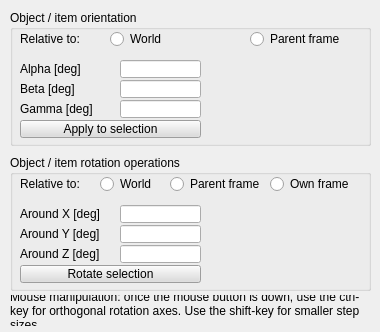
<?xml version="1.0" encoding="UTF-8"?>
<ui version="4.0">
 <class>CQDlgRotations</class>
 <widget class="QDialog" name="CQDlgRotations">
  <property name="geometry">
   <rect>
    <x>0</x>
    <y>0</y>
    <width>380</width>
    <height>332</height>
   </rect>
  </property>
  <property name="windowTitle">
   <string>Coordinates/Transformations</string>
  </property>
  <property name="locale">
   <locale language="English" country="UnitedStates"/>
  </property>
  <widget class="QGroupBox" name="groupBox">
   <property name="geometry">
    <rect>
     <x>10</x>
     <y>10</y>
     <width>361</width>
     <height>136</height>
    </rect>
   </property>
   <property name="title">
    <string>Object / item orientation</string>
   </property>
   <property name="flat">
    <bool>false</bool>
   </property>
   <widget class="QLabel" name="label">
    <property name="geometry">
     <rect>
      <x>10</x>
      <y>20</y>
      <width>91</width>
      <height>18</height>
     </rect>
    </property>
    <property name="text">
     <string>Relative to:</string>
    </property>
   </widget>
   <widget class="QRadioButton" name="qqCoordWorld">
    <property name="geometry">
     <rect>
      <x>100</x>
      <y>20</y>
      <width>131</width>
      <height>18</height>
     </rect>
    </property>
    <property name="focusPolicy">
     <enum>Qt::StrongFocus</enum>
    </property>
    <property name="text">
     <string>World</string>
    </property>
    <property name="autoExclusive">
     <bool>false</bool>
    </property>
   </widget>
   <widget class="QRadioButton" name="qqCoordParent">
    <property name="geometry">
     <rect>
      <x>240</x>
      <y>20</y>
      <width>101</width>
      <height>18</height>
     </rect>
    </property>
    <property name="focusPolicy">
     <enum>Qt::StrongFocus</enum>
    </property>
    <property name="text">
     <string>Parent frame</string>
    </property>
    <property name="autoExclusive">
     <bool>false</bool>
    </property>
   </widget>
   <widget class="QLabel" name="label_2">
    <property name="geometry">
     <rect>
      <x>10</x>
      <y>50</y>
      <width>101</width>
      <height>18</height>
     </rect>
    </property>
    <property name="text">
     <string>Alpha [deg]</string>
    </property>
   </widget>
   <widget class="QLabel" name="label_3">
    <property name="geometry">
     <rect>
      <x>10</x>
      <y>70</y>
      <width>101</width>
      <height>18</height>
     </rect>
    </property>
    <property name="text">
     <string>Beta [deg]</string>
    </property>
   </widget>
   <widget class="QLabel" name="label_4">
    <property name="geometry">
     <rect>
      <x>10</x>
      <y>90</y>
      <width>101</width>
      <height>18</height>
     </rect>
    </property>
    <property name="text">
     <string>Gamma [deg]</string>
    </property>
   </widget>
   <widget class="QLineEdit" name="qqCoordAlpha">
    <property name="geometry">
     <rect>
      <x>110</x>
      <y>50</y>
      <width>81</width>
      <height>18</height>
     </rect>
    </property>
   </widget>
   <widget class="QLineEdit" name="qqCoordBeta">
    <property name="geometry">
     <rect>
      <x>110</x>
      <y>70</y>
      <width>81</width>
      <height>18</height>
     </rect>
    </property>
   </widget>
   <widget class="QLineEdit" name="qqCoordGamma">
    <property name="geometry">
     <rect>
      <x>110</x>
      <y>90</y>
      <width>81</width>
      <height>18</height>
     </rect>
    </property>
   </widget>
   <widget class="QToolButton" name="qqCoordApplyOr">
    <property name="geometry">
     <rect>
      <x>10</x>
      <y>110</y>
      <width>181</width>
      <height>18</height>
     </rect>
    </property>
    <property name="palette">
     <palette>
      <active>
       <colorrole role="WindowText">
        <brush brushstyle="SolidPattern">
         <color alpha="255">
          <red>0</red>
          <green>0</green>
          <blue>0</blue>
         </color>
        </brush>
       </colorrole>
       <colorrole role="Button">
        <brush brushstyle="SolidPattern">
         <color alpha="255">
          <red>220</red>
          <green>220</green>
          <blue>220</blue>
         </color>
        </brush>
       </colorrole>
       <colorrole role="Light">
        <brush brushstyle="SolidPattern">
         <color alpha="255">
          <red>255</red>
          <green>255</green>
          <blue>255</blue>
         </color>
        </brush>
       </colorrole>
       <colorrole role="Midlight">
        <brush brushstyle="SolidPattern">
         <color alpha="255">
          <red>237</red>
          <green>237</green>
          <blue>237</blue>
         </color>
        </brush>
       </colorrole>
       <colorrole role="Dark">
        <brush brushstyle="SolidPattern">
         <color alpha="255">
          <red>110</red>
          <green>110</green>
          <blue>110</blue>
         </color>
        </brush>
       </colorrole>
       <colorrole role="Mid">
        <brush brushstyle="SolidPattern">
         <color alpha="255">
          <red>147</red>
          <green>147</green>
          <blue>147</blue>
         </color>
        </brush>
       </colorrole>
       <colorrole role="Text">
        <brush brushstyle="SolidPattern">
         <color alpha="255">
          <red>0</red>
          <green>0</green>
          <blue>0</blue>
         </color>
        </brush>
       </colorrole>
       <colorrole role="BrightText">
        <brush brushstyle="SolidPattern">
         <color alpha="255">
          <red>255</red>
          <green>255</green>
          <blue>255</blue>
         </color>
        </brush>
       </colorrole>
       <colorrole role="ButtonText">
        <brush brushstyle="SolidPattern">
         <color alpha="255">
          <red>0</red>
          <green>0</green>
          <blue>0</blue>
         </color>
        </brush>
       </colorrole>
       <colorrole role="Base">
        <brush brushstyle="SolidPattern">
         <color alpha="255">
          <red>255</red>
          <green>255</green>
          <blue>255</blue>
         </color>
        </brush>
       </colorrole>
       <colorrole role="Window">
        <brush brushstyle="SolidPattern">
         <color alpha="255">
          <red>220</red>
          <green>220</green>
          <blue>220</blue>
         </color>
        </brush>
       </colorrole>
       <colorrole role="Shadow">
        <brush brushstyle="SolidPattern">
         <color alpha="255">
          <red>0</red>
          <green>0</green>
          <blue>0</blue>
         </color>
        </brush>
       </colorrole>
       <colorrole role="AlternateBase">
        <brush brushstyle="SolidPattern">
         <color alpha="255">
          <red>237</red>
          <green>237</green>
          <blue>237</blue>
         </color>
        </brush>
       </colorrole>
       <colorrole role="ToolTipBase">
        <brush brushstyle="SolidPattern">
         <color alpha="255">
          <red>255</red>
          <green>255</green>
          <blue>220</blue>
         </color>
        </brush>
       </colorrole>
       <colorrole role="ToolTipText">
        <brush brushstyle="SolidPattern">
         <color alpha="255">
          <red>0</red>
          <green>0</green>
          <blue>0</blue>
         </color>
        </brush>
       </colorrole>
      </active>
      <inactive>
       <colorrole role="WindowText">
        <brush brushstyle="SolidPattern">
         <color alpha="255">
          <red>0</red>
          <green>0</green>
          <blue>0</blue>
         </color>
        </brush>
       </colorrole>
       <colorrole role="Button">
        <brush brushstyle="SolidPattern">
         <color alpha="255">
          <red>220</red>
          <green>220</green>
          <blue>220</blue>
         </color>
        </brush>
       </colorrole>
       <colorrole role="Light">
        <brush brushstyle="SolidPattern">
         <color alpha="255">
          <red>255</red>
          <green>255</green>
          <blue>255</blue>
         </color>
        </brush>
       </colorrole>
       <colorrole role="Midlight">
        <brush brushstyle="SolidPattern">
         <color alpha="255">
          <red>237</red>
          <green>237</green>
          <blue>237</blue>
         </color>
        </brush>
       </colorrole>
       <colorrole role="Dark">
        <brush brushstyle="SolidPattern">
         <color alpha="255">
          <red>110</red>
          <green>110</green>
          <blue>110</blue>
         </color>
        </brush>
       </colorrole>
       <colorrole role="Mid">
        <brush brushstyle="SolidPattern">
         <color alpha="255">
          <red>147</red>
          <green>147</green>
          <blue>147</blue>
         </color>
        </brush>
       </colorrole>
       <colorrole role="Text">
        <brush brushstyle="SolidPattern">
         <color alpha="255">
          <red>0</red>
          <green>0</green>
          <blue>0</blue>
         </color>
        </brush>
       </colorrole>
       <colorrole role="BrightText">
        <brush brushstyle="SolidPattern">
         <color alpha="255">
          <red>255</red>
          <green>255</green>
          <blue>255</blue>
         </color>
        </brush>
       </colorrole>
       <colorrole role="ButtonText">
        <brush brushstyle="SolidPattern">
         <color alpha="255">
          <red>0</red>
          <green>0</green>
          <blue>0</blue>
         </color>
        </brush>
       </colorrole>
       <colorrole role="Base">
        <brush brushstyle="SolidPattern">
         <color alpha="255">
          <red>255</red>
          <green>255</green>
          <blue>255</blue>
         </color>
        </brush>
       </colorrole>
       <colorrole role="Window">
        <brush brushstyle="SolidPattern">
         <color alpha="255">
          <red>220</red>
          <green>220</green>
          <blue>220</blue>
         </color>
        </brush>
       </colorrole>
       <colorrole role="Shadow">
        <brush brushstyle="SolidPattern">
         <color alpha="255">
          <red>0</red>
          <green>0</green>
          <blue>0</blue>
         </color>
        </brush>
       </colorrole>
       <colorrole role="AlternateBase">
        <brush brushstyle="SolidPattern">
         <color alpha="255">
          <red>237</red>
          <green>237</green>
          <blue>237</blue>
         </color>
        </brush>
       </colorrole>
       <colorrole role="ToolTipBase">
        <brush brushstyle="SolidPattern">
         <color alpha="255">
          <red>255</red>
          <green>255</green>
          <blue>220</blue>
         </color>
        </brush>
       </colorrole>
       <colorrole role="ToolTipText">
        <brush brushstyle="SolidPattern">
         <color alpha="255">
          <red>0</red>
          <green>0</green>
          <blue>0</blue>
         </color>
        </brush>
       </colorrole>
      </inactive>
      <disabled>
       <colorrole role="WindowText">
        <brush brushstyle="SolidPattern">
         <color alpha="255">
          <red>110</red>
          <green>110</green>
          <blue>110</blue>
         </color>
        </brush>
       </colorrole>
       <colorrole role="Button">
        <brush brushstyle="SolidPattern">
         <color alpha="255">
          <red>220</red>
          <green>220</green>
          <blue>220</blue>
         </color>
        </brush>
       </colorrole>
       <colorrole role="Light">
        <brush brushstyle="SolidPattern">
         <color alpha="255">
          <red>255</red>
          <green>255</green>
          <blue>255</blue>
         </color>
        </brush>
       </colorrole>
       <colorrole role="Midlight">
        <brush brushstyle="SolidPattern">
         <color alpha="255">
          <red>237</red>
          <green>237</green>
          <blue>237</blue>
         </color>
        </brush>
       </colorrole>
       <colorrole role="Dark">
        <brush brushstyle="SolidPattern">
         <color alpha="255">
          <red>110</red>
          <green>110</green>
          <blue>110</blue>
         </color>
        </brush>
       </colorrole>
       <colorrole role="Mid">
        <brush brushstyle="SolidPattern">
         <color alpha="255">
          <red>147</red>
          <green>147</green>
          <blue>147</blue>
         </color>
        </brush>
       </colorrole>
       <colorrole role="Text">
        <brush brushstyle="SolidPattern">
         <color alpha="255">
          <red>110</red>
          <green>110</green>
          <blue>110</blue>
         </color>
        </brush>
       </colorrole>
       <colorrole role="BrightText">
        <brush brushstyle="SolidPattern">
         <color alpha="255">
          <red>255</red>
          <green>255</green>
          <blue>255</blue>
         </color>
        </brush>
       </colorrole>
       <colorrole role="ButtonText">
        <brush brushstyle="SolidPattern">
         <color alpha="255">
          <red>110</red>
          <green>110</green>
          <blue>110</blue>
         </color>
        </brush>
       </colorrole>
       <colorrole role="Base">
        <brush brushstyle="SolidPattern">
         <color alpha="255">
          <red>220</red>
          <green>220</green>
          <blue>220</blue>
         </color>
        </brush>
       </colorrole>
       <colorrole role="Window">
        <brush brushstyle="SolidPattern">
         <color alpha="255">
          <red>220</red>
          <green>220</green>
          <blue>220</blue>
         </color>
        </brush>
       </colorrole>
       <colorrole role="Shadow">
        <brush brushstyle="SolidPattern">
         <color alpha="255">
          <red>0</red>
          <green>0</green>
          <blue>0</blue>
         </color>
        </brush>
       </colorrole>
       <colorrole role="AlternateBase">
        <brush brushstyle="SolidPattern">
         <color alpha="255">
          <red>220</red>
          <green>220</green>
          <blue>220</blue>
         </color>
        </brush>
       </colorrole>
       <colorrole role="ToolTipBase">
        <brush brushstyle="SolidPattern">
         <color alpha="255">
          <red>255</red>
          <green>255</green>
          <blue>220</blue>
         </color>
        </brush>
       </colorrole>
       <colorrole role="ToolTipText">
        <brush brushstyle="SolidPattern">
         <color alpha="255">
          <red>0</red>
          <green>0</green>
          <blue>0</blue>
         </color>
        </brush>
       </colorrole>
      </disabled>
     </palette>
    </property>
    <property name="focusPolicy">
     <enum>Qt::StrongFocus</enum>
    </property>
    <property name="text">
     <string>Apply to selection</string>
    </property>
   </widget>
  </widget>
  <widget class="QGroupBox" name="groupBox_2">
   <property name="geometry">
    <rect>
     <x>10</x>
     <y>155</y>
     <width>361</width>
     <height>136</height>
    </rect>
   </property>
   <property name="title">
    <string>Object / item rotation operations</string>
   </property>
   <property name="flat">
    <bool>false</bool>
   </property>
   <widget class="QLabel" name="label_8">
    <property name="geometry">
     <rect>
      <x>10</x>
      <y>20</y>
      <width>81</width>
      <height>18</height>
     </rect>
    </property>
    <property name="text">
     <string>Relative to:</string>
    </property>
   </widget>
   <widget class="QRadioButton" name="qqTransfWorld">
    <property name="geometry">
     <rect>
      <x>90</x>
      <y>20</y>
      <width>71</width>
      <height>18</height>
     </rect>
    </property>
    <property name="focusPolicy">
     <enum>Qt::StrongFocus</enum>
    </property>
    <property name="text">
     <string>World</string>
    </property>
    <property name="autoExclusive">
     <bool>false</bool>
    </property>
   </widget>
   <widget class="QRadioButton" name="qqTransfParent">
    <property name="geometry">
     <rect>
      <x>160</x>
      <y>20</y>
      <width>101</width>
      <height>18</height>
     </rect>
    </property>
    <property name="focusPolicy">
     <enum>Qt::StrongFocus</enum>
    </property>
    <property name="text">
     <string>Parent frame</string>
    </property>
    <property name="autoExclusive">
     <bool>false</bool>
    </property>
   </widget>
   <widget class="QLabel" name="label_9">
    <property name="geometry">
     <rect>
      <x>10</x>
      <y>50</y>
      <width>101</width>
      <height>18</height>
     </rect>
    </property>
    <property name="text">
     <string>Around X [deg]</string>
    </property>
   </widget>
   <widget class="QLabel" name="label_10">
    <property name="geometry">
     <rect>
      <x>10</x>
      <y>70</y>
      <width>101</width>
      <height>18</height>
     </rect>
    </property>
    <property name="text">
     <string>Around Y [deg]</string>
    </property>
   </widget>
   <widget class="QLabel" name="label_11">
    <property name="geometry">
     <rect>
      <x>10</x>
      <y>90</y>
      <width>101</width>
      <height>18</height>
     </rect>
    </property>
    <property name="text">
     <string>Around Z [deg]</string>
    </property>
   </widget>
   <widget class="QLineEdit" name="qqTransfAlpha">
    <property name="geometry">
     <rect>
      <x>110</x>
      <y>50</y>
      <width>81</width>
      <height>18</height>
     </rect>
    </property>
   </widget>
   <widget class="QLineEdit" name="qqTransfBeta">
    <property name="geometry">
     <rect>
      <x>110</x>
      <y>70</y>
      <width>81</width>
      <height>18</height>
     </rect>
    </property>
   </widget>
   <widget class="QLineEdit" name="qqTransfGamma">
    <property name="geometry">
     <rect>
      <x>110</x>
      <y>90</y>
      <width>81</width>
      <height>18</height>
     </rect>
    </property>
   </widget>
   <widget class="QToolButton" name="qqTransfApplyOr">
    <property name="geometry">
     <rect>
      <x>10</x>
      <y>110</y>
      <width>181</width>
      <height>18</height>
     </rect>
    </property>
    <property name="palette">
     <palette>
      <active>
       <colorrole role="WindowText">
        <brush brushstyle="SolidPattern">
         <color alpha="255">
          <red>0</red>
          <green>0</green>
          <blue>0</blue>
         </color>
        </brush>
       </colorrole>
       <colorrole role="Button">
        <brush brushstyle="SolidPattern">
         <color alpha="255">
          <red>220</red>
          <green>220</green>
          <blue>220</blue>
         </color>
        </brush>
       </colorrole>
       <colorrole role="Light">
        <brush brushstyle="SolidPattern">
         <color alpha="255">
          <red>255</red>
          <green>255</green>
          <blue>255</blue>
         </color>
        </brush>
       </colorrole>
       <colorrole role="Midlight">
        <brush brushstyle="SolidPattern">
         <color alpha="255">
          <red>237</red>
          <green>237</green>
          <blue>237</blue>
         </color>
        </brush>
       </colorrole>
       <colorrole role="Dark">
        <brush brushstyle="SolidPattern">
         <color alpha="255">
          <red>110</red>
          <green>110</green>
          <blue>110</blue>
         </color>
        </brush>
       </colorrole>
       <colorrole role="Mid">
        <brush brushstyle="SolidPattern">
         <color alpha="255">
          <red>147</red>
          <green>147</green>
          <blue>147</blue>
         </color>
        </brush>
       </colorrole>
       <colorrole role="Text">
        <brush brushstyle="SolidPattern">
         <color alpha="255">
          <red>0</red>
          <green>0</green>
          <blue>0</blue>
         </color>
        </brush>
       </colorrole>
       <colorrole role="BrightText">
        <brush brushstyle="SolidPattern">
         <color alpha="255">
          <red>255</red>
          <green>255</green>
          <blue>255</blue>
         </color>
        </brush>
       </colorrole>
       <colorrole role="ButtonText">
        <brush brushstyle="SolidPattern">
         <color alpha="255">
          <red>0</red>
          <green>0</green>
          <blue>0</blue>
         </color>
        </brush>
       </colorrole>
       <colorrole role="Base">
        <brush brushstyle="SolidPattern">
         <color alpha="255">
          <red>255</red>
          <green>255</green>
          <blue>255</blue>
         </color>
        </brush>
       </colorrole>
       <colorrole role="Window">
        <brush brushstyle="SolidPattern">
         <color alpha="255">
          <red>220</red>
          <green>220</green>
          <blue>220</blue>
         </color>
        </brush>
       </colorrole>
       <colorrole role="Shadow">
        <brush brushstyle="SolidPattern">
         <color alpha="255">
          <red>0</red>
          <green>0</green>
          <blue>0</blue>
         </color>
        </brush>
       </colorrole>
       <colorrole role="AlternateBase">
        <brush brushstyle="SolidPattern">
         <color alpha="255">
          <red>237</red>
          <green>237</green>
          <blue>237</blue>
         </color>
        </brush>
       </colorrole>
       <colorrole role="ToolTipBase">
        <brush brushstyle="SolidPattern">
         <color alpha="255">
          <red>255</red>
          <green>255</green>
          <blue>220</blue>
         </color>
        </brush>
       </colorrole>
       <colorrole role="ToolTipText">
        <brush brushstyle="SolidPattern">
         <color alpha="255">
          <red>0</red>
          <green>0</green>
          <blue>0</blue>
         </color>
        </brush>
       </colorrole>
      </active>
      <inactive>
       <colorrole role="WindowText">
        <brush brushstyle="SolidPattern">
         <color alpha="255">
          <red>0</red>
          <green>0</green>
          <blue>0</blue>
         </color>
        </brush>
       </colorrole>
       <colorrole role="Button">
        <brush brushstyle="SolidPattern">
         <color alpha="255">
          <red>220</red>
          <green>220</green>
          <blue>220</blue>
         </color>
        </brush>
       </colorrole>
       <colorrole role="Light">
        <brush brushstyle="SolidPattern">
         <color alpha="255">
          <red>255</red>
          <green>255</green>
          <blue>255</blue>
         </color>
        </brush>
       </colorrole>
       <colorrole role="Midlight">
        <brush brushstyle="SolidPattern">
         <color alpha="255">
          <red>237</red>
          <green>237</green>
          <blue>237</blue>
         </color>
        </brush>
       </colorrole>
       <colorrole role="Dark">
        <brush brushstyle="SolidPattern">
         <color alpha="255">
          <red>110</red>
          <green>110</green>
          <blue>110</blue>
         </color>
        </brush>
       </colorrole>
       <colorrole role="Mid">
        <brush brushstyle="SolidPattern">
         <color alpha="255">
          <red>147</red>
          <green>147</green>
          <blue>147</blue>
         </color>
        </brush>
       </colorrole>
       <colorrole role="Text">
        <brush brushstyle="SolidPattern">
         <color alpha="255">
          <red>0</red>
          <green>0</green>
          <blue>0</blue>
         </color>
        </brush>
       </colorrole>
       <colorrole role="BrightText">
        <brush brushstyle="SolidPattern">
         <color alpha="255">
          <red>255</red>
          <green>255</green>
          <blue>255</blue>
         </color>
        </brush>
       </colorrole>
       <colorrole role="ButtonText">
        <brush brushstyle="SolidPattern">
         <color alpha="255">
          <red>0</red>
          <green>0</green>
          <blue>0</blue>
         </color>
        </brush>
       </colorrole>
       <colorrole role="Base">
        <brush brushstyle="SolidPattern">
         <color alpha="255">
          <red>255</red>
          <green>255</green>
          <blue>255</blue>
         </color>
        </brush>
       </colorrole>
       <colorrole role="Window">
        <brush brushstyle="SolidPattern">
         <color alpha="255">
          <red>220</red>
          <green>220</green>
          <blue>220</blue>
         </color>
        </brush>
       </colorrole>
       <colorrole role="Shadow">
        <brush brushstyle="SolidPattern">
         <color alpha="255">
          <red>0</red>
          <green>0</green>
          <blue>0</blue>
         </color>
        </brush>
       </colorrole>
       <colorrole role="AlternateBase">
        <brush brushstyle="SolidPattern">
         <color alpha="255">
          <red>237</red>
          <green>237</green>
          <blue>237</blue>
         </color>
        </brush>
       </colorrole>
       <colorrole role="ToolTipBase">
        <brush brushstyle="SolidPattern">
         <color alpha="255">
          <red>255</red>
          <green>255</green>
          <blue>220</blue>
         </color>
        </brush>
       </colorrole>
       <colorrole role="ToolTipText">
        <brush brushstyle="SolidPattern">
         <color alpha="255">
          <red>0</red>
          <green>0</green>
          <blue>0</blue>
         </color>
        </brush>
       </colorrole>
      </inactive>
      <disabled>
       <colorrole role="WindowText">
        <brush brushstyle="SolidPattern">
         <color alpha="255">
          <red>110</red>
          <green>110</green>
          <blue>110</blue>
         </color>
        </brush>
       </colorrole>
       <colorrole role="Button">
        <brush brushstyle="SolidPattern">
         <color alpha="255">
          <red>220</red>
          <green>220</green>
          <blue>220</blue>
         </color>
        </brush>
       </colorrole>
       <colorrole role="Light">
        <brush brushstyle="SolidPattern">
         <color alpha="255">
          <red>255</red>
          <green>255</green>
          <blue>255</blue>
         </color>
        </brush>
       </colorrole>
       <colorrole role="Midlight">
        <brush brushstyle="SolidPattern">
         <color alpha="255">
          <red>237</red>
          <green>237</green>
          <blue>237</blue>
         </color>
        </brush>
       </colorrole>
       <colorrole role="Dark">
        <brush brushstyle="SolidPattern">
         <color alpha="255">
          <red>110</red>
          <green>110</green>
          <blue>110</blue>
         </color>
        </brush>
       </colorrole>
       <colorrole role="Mid">
        <brush brushstyle="SolidPattern">
         <color alpha="255">
          <red>147</red>
          <green>147</green>
          <blue>147</blue>
         </color>
        </brush>
       </colorrole>
       <colorrole role="Text">
        <brush brushstyle="SolidPattern">
         <color alpha="255">
          <red>110</red>
          <green>110</green>
          <blue>110</blue>
         </color>
        </brush>
       </colorrole>
       <colorrole role="BrightText">
        <brush brushstyle="SolidPattern">
         <color alpha="255">
          <red>255</red>
          <green>255</green>
          <blue>255</blue>
         </color>
        </brush>
       </colorrole>
       <colorrole role="ButtonText">
        <brush brushstyle="SolidPattern">
         <color alpha="255">
          <red>110</red>
          <green>110</green>
          <blue>110</blue>
         </color>
        </brush>
       </colorrole>
       <colorrole role="Base">
        <brush brushstyle="SolidPattern">
         <color alpha="255">
          <red>220</red>
          <green>220</green>
          <blue>220</blue>
         </color>
        </brush>
       </colorrole>
       <colorrole role="Window">
        <brush brushstyle="SolidPattern">
         <color alpha="255">
          <red>220</red>
          <green>220</green>
          <blue>220</blue>
         </color>
        </brush>
       </colorrole>
       <colorrole role="Shadow">
        <brush brushstyle="SolidPattern">
         <color alpha="255">
          <red>0</red>
          <green>0</green>
          <blue>0</blue>
         </color>
        </brush>
       </colorrole>
       <colorrole role="AlternateBase">
        <brush brushstyle="SolidPattern">
         <color alpha="255">
          <red>220</red>
          <green>220</green>
          <blue>220</blue>
         </color>
        </brush>
       </colorrole>
       <colorrole role="ToolTipBase">
        <brush brushstyle="SolidPattern">
         <color alpha="255">
          <red>255</red>
          <green>255</green>
          <blue>220</blue>
         </color>
        </brush>
       </colorrole>
       <colorrole role="ToolTipText">
        <brush brushstyle="SolidPattern">
         <color alpha="255">
          <red>0</red>
          <green>0</green>
          <blue>0</blue>
         </color>
        </brush>
       </colorrole>
      </disabled>
     </palette>
    </property>
    <property name="focusPolicy">
     <enum>Qt::StrongFocus</enum>
    </property>
    <property name="text">
     <string>Rotate selection</string>
    </property>
   </widget>
   <widget class="QRadioButton" name="qqTransfOwn">
    <property name="geometry">
     <rect>
      <x>260</x>
      <y>20</y>
      <width>91</width>
      <height>18</height>
     </rect>
    </property>
    <property name="focusPolicy">
     <enum>Qt::StrongFocus</enum>
    </property>
    <property name="text">
     <string>Own frame</string>
    </property>
    <property name="autoExclusive">
     <bool>false</bool>
    </property>
   </widget>
  </widget>
  <widget class="QLabel" name="label_18">
   <property name="geometry">
    <rect>
     <x>10</x>
     <y>295</y>
     <width>361</width>
     <height>31</height>
    </rect>
   </property>
   <property name="text">
    <string>Mouse manipulation: once the mouse button is down, use the ctrl-key for orthogonal rotation axes. Use the shift-key for smaller step sizes.</string>
   </property>
   <property name="wordWrap">
    <bool>true</bool>
   </property>
  </widget>
 </widget>
 <tabstops>
  <tabstop>qqCoordWorld</tabstop>
  <tabstop>qqCoordParent</tabstop>
  <tabstop>qqCoordAlpha</tabstop>
  <tabstop>qqCoordBeta</tabstop>
  <tabstop>qqCoordGamma</tabstop>
  <tabstop>qqCoordApplyOr</tabstop>
  <tabstop>qqTransfWorld</tabstop>
  <tabstop>qqTransfParent</tabstop>
  <tabstop>qqTransfOwn</tabstop>
  <tabstop>qqTransfAlpha</tabstop>
  <tabstop>qqTransfBeta</tabstop>
  <tabstop>qqTransfGamma</tabstop>
  <tabstop>qqTransfApplyOr</tabstop>
 </tabstops>
 <resources/>
 <connections/>
</ui>
